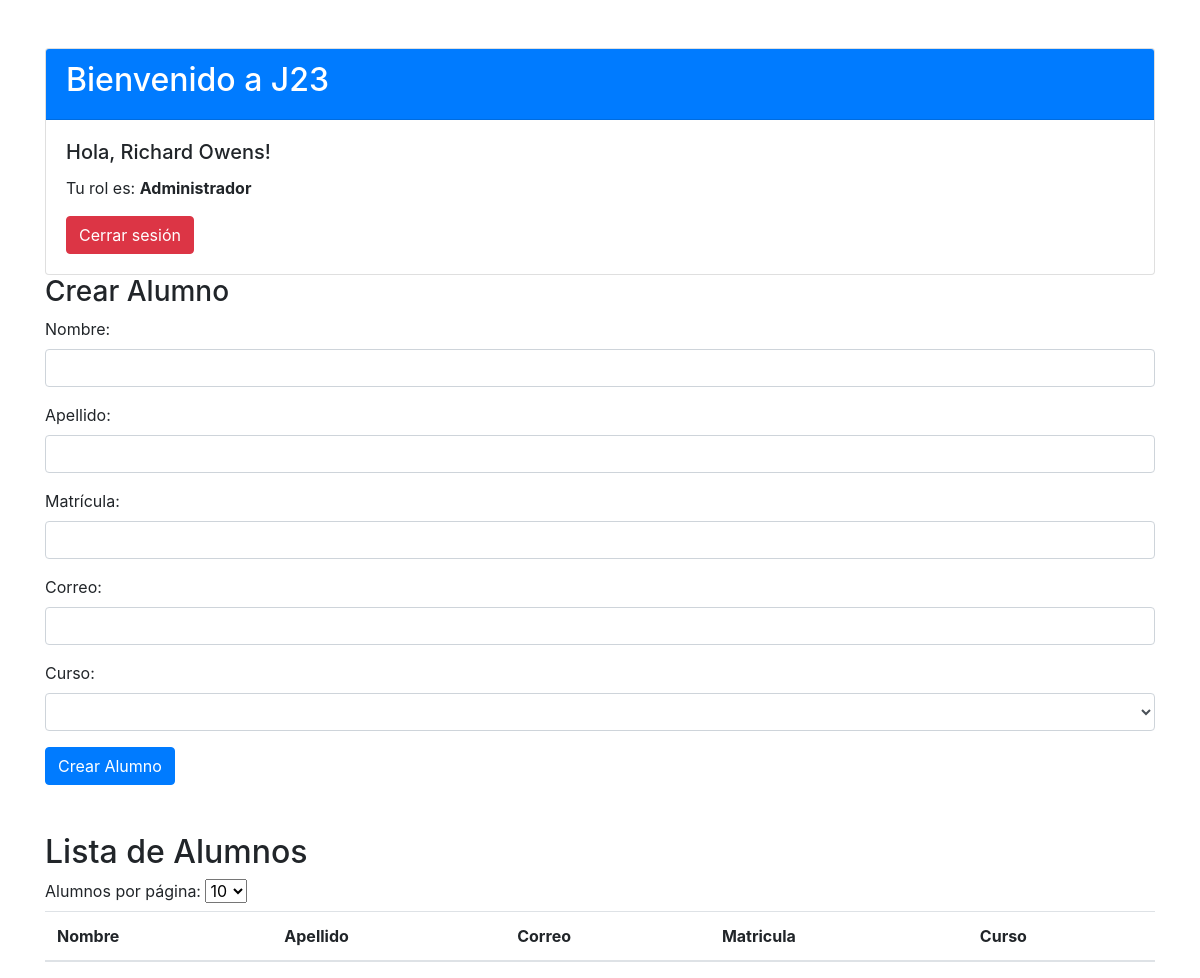
Before: /admin_dashboard.php (signed in) with the older database file.
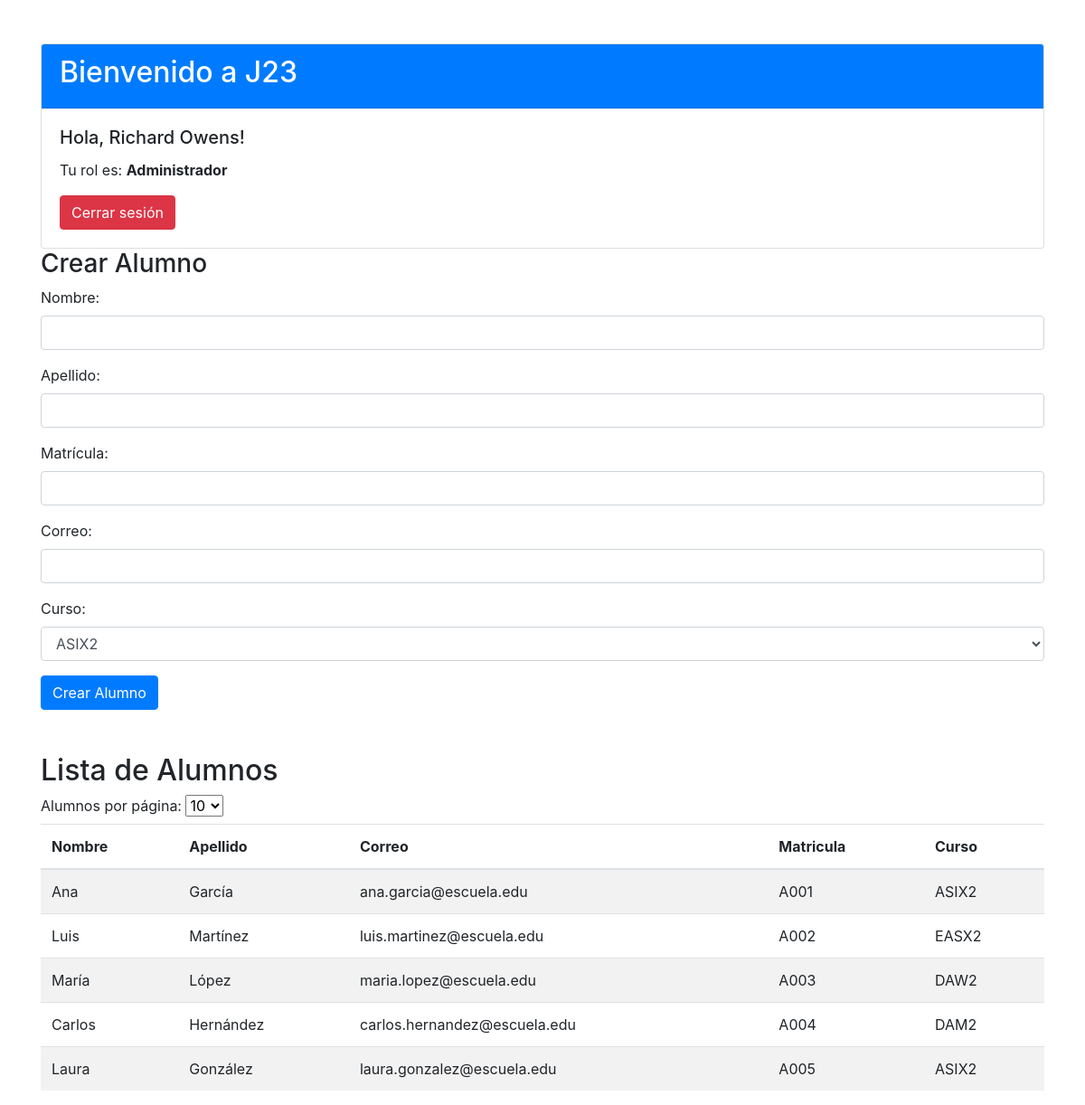
After: the same page with the newer database file.
### tables this page shows
CREATE TABLE alumnos (
    id_alumno INT AUTO_INCREMENT PRIMARY KEY,
    nombre_alumno VARCHAR(50) NOT NULL,
    apellido_alumno VARCHAR(50) NOT NULL,
    matricula_alumno VARCHAR(20) NOT NULL UNIQUE,
    correo_alumno VARCHAR(50) NOT NULL UNIQUE,
    id_curso INT NOT NULL,
    FOREIGN KEY (id_curso) REFERENCES cursos(id_curso)
);

CREATE TABLE cursos (
    id_curso INT AUTO_INCREMENT PRIMARY KEY,
    nombre_curso VARCHAR(50) NOT NULL
);

### admin_dashboard.php (the view, shortened to what this page needs)
<?php
include("./db/conexion.php");
$limit = isset($_GET['limit']) ? (int)$_GET['limit'] : 10;
$page = isset($_GET['page']) ? (int)$_GET['page'] : 1;
$offset = ($page - 1) * $limit;
$query = "
    SELECT
        a.nombre_alumno AS nombre_usuario,
        a.apellido_alumno AS apellido_usuario,
        a.matricula_alumno AS username_usuario,
        a.correo_alumno AS correo_usuario,
        c.nombre_curso
    FROM
        alumnos a
    JOIN
        cursos c ON a.id_curso = c.id_curso
    LIMIT ? OFFSET ?";
$stmt = mysqli_prepare($conn, $query);
mysqli_stmt_bind_param($stmt, "ii", $limit, $offset);
mysqli_stmt_execute($stmt);
$result = mysqli_stmt_get_result($stmt);
?>
<!DOCTYPE html>
<html lang="es">
<head>
    <link href="https://stackpath.bootstrapcdn.com/bootstrap/4.5.2/css/bootstrap.min.css" rel="stylesheet">
</head>
<body>
    <div class="container mt-5">
        <div class="card">
            <div class="card-header bg-primary text-white">
                <h2>Bienvenido a J23</h2>
            </div>
            <div class="card-body">
                <h5 class="card-title">Hola, <?php echo htmlspecialchars($_SESSION['nombre']) . " " . htmlspecialchars($_SESSION['apellido']); ?>!</h5>
                <p class="card-text">Tu rol es: <strong><?php echo htmlspecialchars($_SESSION['userType']); ?></strong></p>
                <form action="./private/logout.php" method="POST" class="mt-3">
                    <button type="submit" class="btn btn-danger">Cerrar sesión</button>
                </form>
            </div>
        </div>
        <form method="POST" action="admin_dashboard.php" class="mb-4">
            <h3>Crear Alumno</h3>
            <div class="form-group">
                <label for="nombre">Nombre:</label>
                <input type="text" name="nombre" id="nombre" class="form-control" required>
            </div>
            <div class="form-group">
                <label for="apellido">Apellido:</label>
                <input type="text" name="apellido" id="apellido" class="form-control" required>
            </div>
            <div class="form-group">
                <label for="matricula">Matrícula:</label>
                <input type="text" name="matricula" id="matricula" class="form-control" required>
            </div>
            <div class="form-group">
                <label for="correo">Correo:</label>
                <input type="email" name="correo" id="correo" class="form-control" required>
            </div>
            <div class="form-group">
                <label for="curso">Curso:</label>
                <select name="curso" id="curso" class="form-control" required>
                    <?php
                    $cursosQuery = "SELECT id_curso, nombre_curso FROM cursos";
                    $cursosResult = mysqli_query($conn, $cursosQuery);
                    while ($curso = mysqli_fetch_assoc($cursosResult)) {
                        echo "<option value='{$curso['id_curso']}'>{$curso['nombre_curso']}</option>";
                    }
                    ?>
                </select>
            </div>
            <button type="submit" name="crear_alumno" class="btn btn-primary">Crear Alumno</button>
        </form>
        <h2 class="mt-5">Lista de Alumnos</h2>
        <form method="GET" action="">
            <label for="limit">Alumnos por página:</label>
            <select name="limit" id="limit" onchange="this.form.submit()">
                <option value="10" <?php if ($limit == 10) echo 'selected'; ?>>10</option>
            </select>
        <table class="table table-striped">
            <thead>
                <tr>
                    <th>Nombre</th>
                    <th>Apellido</th>
                    <th>Correo</th>
                    <th>Matricula</th>
                    <th>Curso</th>
                </tr>
            </thead>
            <tbody>
                <?php while ($row = mysqli_fetch_assoc($result)): ?>
                <tr>
                    <td><?php echo htmlspecialchars($row['nombre_usuario']); ?></td>
                    <td><?php echo htmlspecialchars($row['apellido_usuario']); ?></td>
                    <td><?php echo htmlspecialchars($row['correo_usuario']); ?></td>
                    <td><?php echo htmlspecialchars($row['username_usuario']); ?></td>
                    <td><?php echo htmlspecialchars($row['nombre_curso']); ?></td>
                </tr>
                <?php endwhile; ?>
            </tbody>
        </table>
    </div>
</body>
</html>

Changed rows visible on the page:
added alumnos: nombre_alumno "Ana", apellido_alumno "García", correo_alumno "ana.garcia@escuela.edu", matricula_alumno "A001", id_curso.nombre_curso "ASIX2"
added alumnos: nombre_alumno "Luis", apellido_alumno "Martínez", correo_alumno "luis.martinez@escuela.edu", matricula_alumno "A002", id_curso.nombre_curso "EASX2"
added alumnos: nombre_alumno "María", apellido_alumno "López", correo_alumno "maria.lopez@escuela.edu", matricula_alumno "A003", id_curso.nombre_curso "DAW2"
added alumnos: nombre_alumno "Carlos", apellido_alumno "Hernández", correo_alumno "carlos.hernandez@escuela.edu", matricula_alumno "A004", id_curso.nombre_curso "DAM2"
added alumnos: nombre_alumno "Laura", apellido_alumno "González", correo_alumno "laura.gonzalez@escuela.edu", matricula_alumno "A005", id_curso.nombre_curso "ASIX2"
Other visible differences:
form field curso: (not shown) → "ASIX2"
